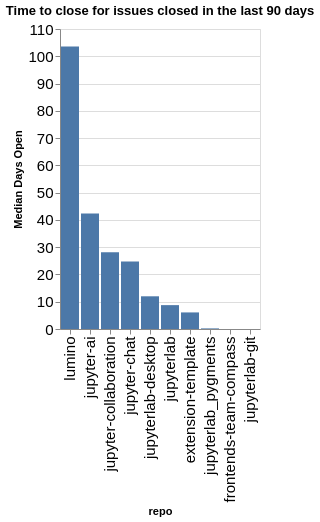

Here is the notebook cell this chart was saved with:
### Code cell
time_open = closed.groupby(['org', 'repo']).agg({'time_open': 'median'}).reset_index()
time_open['time_open'] = time_open['time_open'] / (60 * 60 * 24)
time_open['org/repo'] = time_open.apply(lambda a: a['org'] + '/' + a['repo'], axis=1)
sorted_vals = time_open.sort_values(['org', 'time_open'], ascending=False)['repo'].values
alt.Chart(data=time_open, title=f"Time to close for issues closed in the last {n_days} days").mark_bar().encode(
    x=alt.X('repo', sort=alt.Sort(sorted_vals.tolist())),
    y=alt.Y('time_open', title="Median Days Open"),
)

### Figure 1 — Vega-Lite specification as saved in the notebook (floating-point values rounded to 4 significant figures)
{"config": {"axisLeft": {"labelFontSize": 15}, "axisBottom": {"labelFontSize": 15}}, "data": {"name": "data-917e6ede5c48c4a671c35c4d604eec86"}, "mark": {"type": "bar"}, "encoding": {"x": {"field": "repo", "sort": ["lumino", "jupyter-ai", "jupyter-collaboration", "jupyter-chat", "jupyterlab-desktop", "jupyterlab", "extension-template", "jupyterlab_pygments", "frontends-team-compass", "jupyterlab-git"], "type": "nominal"}, "y": {"field": "time_open", "title": "Median Days Open", "type": "quantitative"}}, "title": "Time to close for issues closed in the last 90 days", "$schema": "https://vega.github.io/schema/vega-lite/v5.20.1.json", "datasets": {"data-917e6ede5c48c4a671c35c4d604eec86": [{"org": "jupyterlab", "repo": "extension-template", "time_open": 6.079, "org/repo": "jupyterlab/extension-template"}, {"org": "jupyterlab", "repo": "frontends-team-compass", "time_open": 0.005683, "org/repo": "jupyterlab/frontends-team-compass"}, {"org": "jupyterlab", "repo": "jupyter-ai", "time_open": 42.32, "org/repo": "jupyterlab/jupyter-ai"}, {"org": "jupyterlab", "repo": "jupyter-chat", "time_open": 24.73, "org/repo": "jupyterlab/jupyter-chat"}, {"org": "jupyterlab", "repo": "jupyter-collaboration", "time_open": 28.1, "org/repo": "jupyterlab/jupyter-collaboration"}, {"org": "jupyterlab", "repo": "jupyterlab", "time_open": 8.753, "org/repo": "jupyterlab/jupyterlab"}, {"org": "jupyterlab", "repo": "jupyterlab-desktop", "time_open": 11.99, "org/repo": "jupyterlab/jupyterlab-desktop"}, {"org": "jupyterlab", "repo": "jupyterlab-git", "time_open": 0.0005671, "org/repo": "jupyterlab/jupyterlab-git"}, {"org": "jupyterlab", "repo": "jupyterlab_pygments", "time_open": 0.2235, "org/repo": "jupyterlab/jupyterlab_pygments"}, {"org": "jupyterlab", "repo": "lumino", "time_open": 103.6, "org/repo": "jupyterlab/lumino"}]}}
